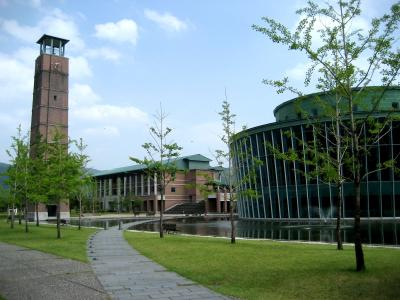
#> input picture test_image/img.jpg, 400 x 300 px, found by its file name
$ python histgram.py
#> lines starting #> are read from the running program, lines starting #| are printed output that depends on the picture
#-*- coding:utf-8 -*-

# KUT画像のヒストグラム算出
import cv2
import numpy as np
from matplotlib import pyplot as plt


def main():
    # 入力画像を読み込み
    img = cv2.imread("img.jpg")
#> img is the input picture: shape (300, 400, 3); mean B, G, R 132, 136.3, 116.2

    b, g, r = img[:,:,0], img[:,:,1], img[:,:,2]
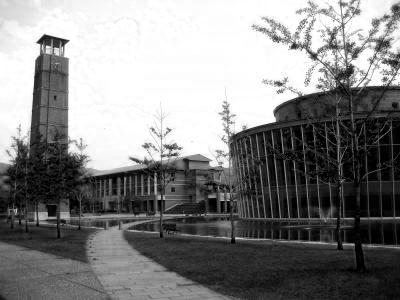
#> b: shape (300, 400); min 0, max 255, mean 132
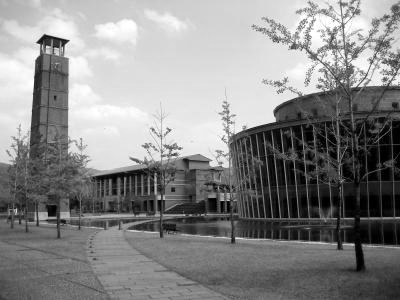
#> g: shape (300, 400); min 0, max 255, mean 136.3
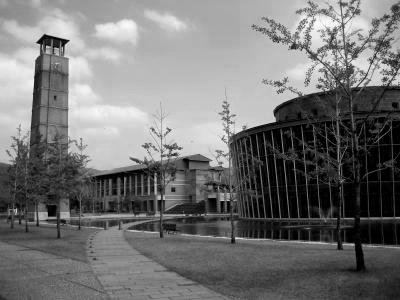
#> r: shape (300, 400); min 0, max 252, mean 116.2

    # [6 lines of commented-out code are left out]
    hist_r = cv2.calcHist([r],[0],None,[256],[0,256])
#> hist_r = 256 values, max 3802 at index 0, min 0 at index 250, mean 468.8
    hist_g = cv2.calcHist([g],[0],None,[256],[0,256])
#> hist_g = 256 values, max 1815 at index 230, min 85 at index 170, mean 468.8
    hist_b = cv2.calcHist([b],[0],None,[256],[0,256])
#> hist_b = 256 values, max 16568 at index 255, min 54 at index 194, mean 468.8

    # グラフの作成
    plt.xlim(0, 255)
    plt.plot(hist_r, "-r", label="Red")
    plt.plot(hist_g, "-g", label="Green")
    plt.plot(hist_b, "-b", label="Blue")
    plt.xlabel("Pixel value", fontsize=20)
    plt.ylabel("Number of pixels", fontsize=20)
    plt.legend()
    plt.grid()
    plt.show()
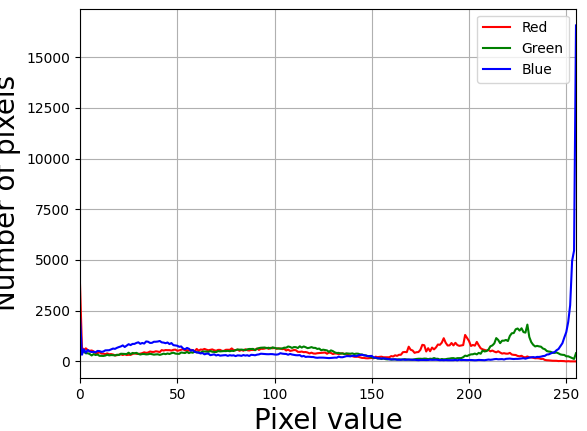
#> figure drawn by matplotlib, 1 panel; curve peaks at x = 0, y = 3802; curve peaks at x = 230, y = 1815; curve peaks at x = 255, y = 16568


if __name__ == "__main__":
    main()

$ run again, with test_image/fulit.jpg copied over test_image/img.jpg
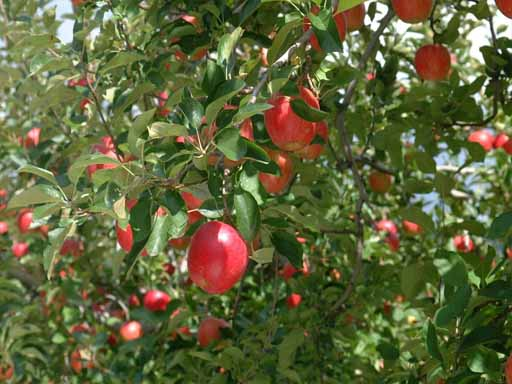
#> input picture test_image/fulit.jpg, 512 x 384 px, found by its file name
#> in main, img is the input picture: shape (384, 512, 3); mean B, G, R 57.9, 100.1, 95.3
#> in main, `b, g, r = img[:,:,0], img[:,:,1], img[:,:,2]`:
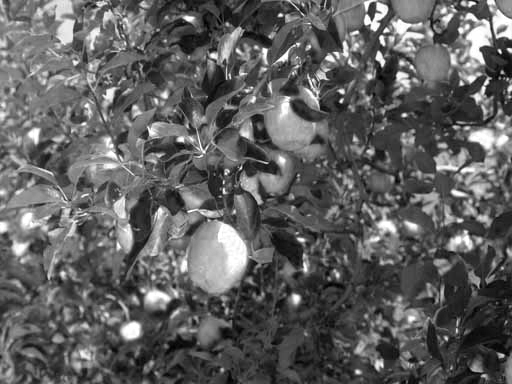
#> r: shape (384, 512); min 0, max 255, mean 95.3
#> hist_r = 256 values, max 1985 at index 56, min 5 at index 1, mean 768
#> hist_g = 256 values, max 2728 at index 76, min 0 at index 0, mean 768
#> hist_b = 256 values, max 2883 at index 0, min 46 at index 229, mean 768
#> in main, `plt.show()`:
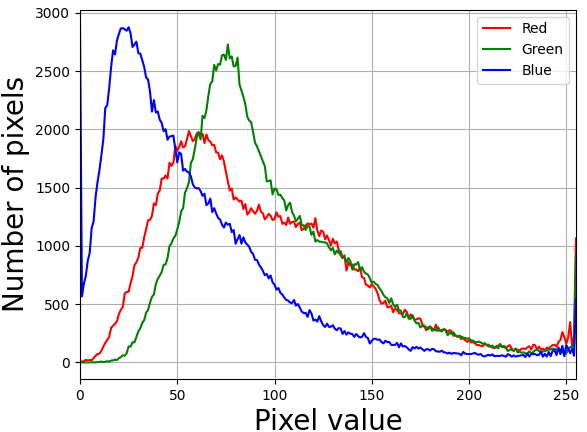
#> figure drawn by matplotlib, 1 panel; curve peaks at x = 56, y = 1985; curve peaks at x = 76, y = 2728; curve peaks at x = 0, y = 2883
